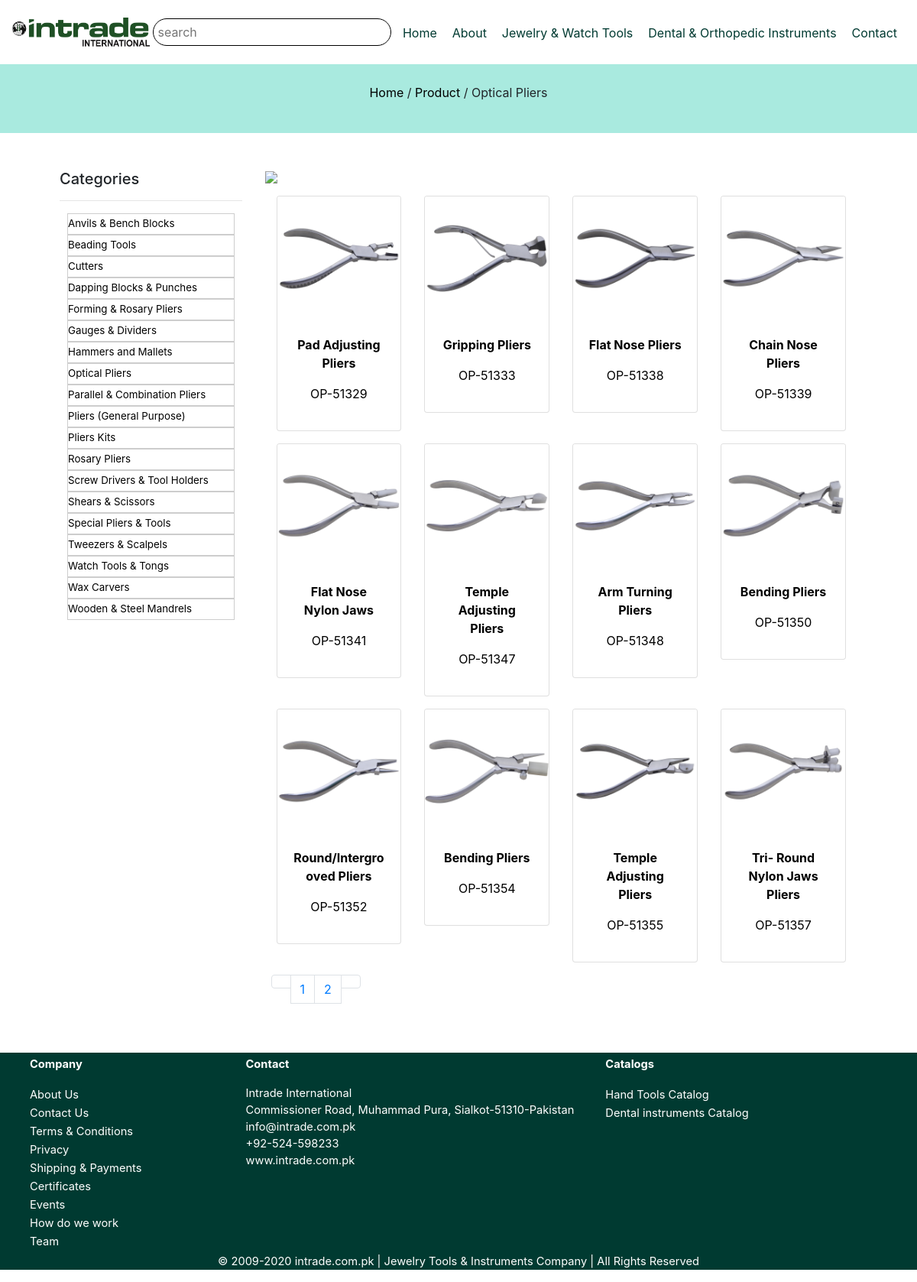
Screenshot of /index.php?page=plist&pid=7&pgno=2 with the database file from the repository.
### tables this page shows
CREATE TABLE `products` (
  `id` int(10) NOT NULL,
  `product_name` varchar(35) NOT NULL,
  `product_art` varchar(35) NOT NULL,
  `product_pageno` int(10) NOT NULL,
  `product_main_cat` varchar(35) NOT NULL,
  `product_sub_cat` varchar(35) NOT NULL,
  `smcat` text NOT NULL,
  `product_origin` varchar(150) NOT NULL,
  `product_desc` text NOT NULL,
  `product_img` blob NOT NULL,
  `product_alt` varchar(150) NOT NULL
);

CREATE TABLE `sub_categories` (
  `id` int(10) NOT NULL,
  `name` varchar(35) NOT NULL,
  `main` int(10) NOT NULL,
  `cimg` blob NOT NULL
);

### incs/plist.php (the view, shortened to what this page needs)
<div class="team">
	<?php
		if (isset($_GET['page']) == 'plist') {
			if (isset($_GET['pid'])) {
				$pid1 = $_GET['pid'];
				$q1 = "SELECT * FROM products WHERE product_sub_cat = '$pid1' LIMIT 1";
				$qres = mysqli_query($conn, $q1);
				if (mysqli_num_rows($qres) > 0) {
					while ($r1 = mysqli_fetch_assoc($qres)) {
						?>
						<p> <a href="index.php">Home</a> / <a href="index.php?page=category">Product</a> / <?php echo $r1['smcat'];?> </p>
						<?php
					}
				}else{
					echo "<p> <a href='index.php'>Home</a> / Product List </p>";
				}
			}
		?>
		<?php
		}
	?>
</div>
<div class="container p-5">
	<div class="row">
		<div class="dul col-md-3">
			<h5> Categories </h5>
			<hr>
			<ul class="navbar-nav catnav">
				<?php
					$selectSubCat = "SELECT * FROM sub_categories ORDER BY name ASC";
					$subCatRes = mysqli_query($conn, $selectSubCat);
					if (mysqli_num_rows($subCatRes) > 0) {
						while ($subCatRow = mysqli_fetch_assoc($subCatRes)) {
							?>
							<li class="nav-item"><a class="nav-link" href="index.php?page=plist&pid=<?php echo $subCatRow['id'];?>"> <?php echo $subCatRow['name'];?> </a></li>
							<?php
						}
					}
				?>
			</ul>
		</div>
		<div class="col-md-9">
			<img src="imgs/pslider.png" class="img-fluid w-100 mb-2">
			<div class="row w-100 mx-auto">
				<?php
					if (isset($_GET['pid'])) {
						$limit = 12;
						if (isset($_GET['pgno'])) {
							$pgno = $_GET['pgno'];
						}else{
							$pgno = 1;
						}
						$offset = ($pgno - 1) * $limit;
						$id = $_GET['pid'];
						$selectSubCat = "SELECT * FROM products WHERE product_sub_cat = '$id' LIMIT {$offset},{$limit}" or die(mysqli_error());
						$subCatRes = mysqli_query($conn, $selectSubCat);
						if (mysqli_num_rows($subCatRes) > 0) {
							while ($catsRow = mysqli_fetch_assoc($subCatRes)) {
								?>
								<div class="col-md-3 my-2 text-center">
									<a style="text-decoration: none;color: #000;" href="index.php?page=product&spid=<?php echo $catsRow['id'];?>">
										<div class="card">
										  <img class="card-img-top img-fluid" src="admin/uploads/products/<?php echo $catsRow['product_img'];?>" alt="Card image cap">
										  <div class="card-body">
										    <p class="card-text"><b><?php echo $catsRow['product_name'];?></b></p>
										    <p class=""><?php echo $catsRow['product_art'];?></p>
										  </div>
										</div>
									</a>
								</div>
								<?php
							}
						}else{
							echo "<p style='color: #f55;'> no related product found </p>";
						}
					}
				?>
			</div>
			<?php
				$pid = $_GET['pid'];
				$cp = "SELECT * FROM products WHERE product_sub_cat = '$pid'";
				$cpr = mysqli_query($conn, $cp);
				$cnt = mysqli_num_rows($cpr);
				$ttl_pgs = ceil($cnt / $limit);
				echo "<ul class='pagination m-2'>";
				if ($pgno > 1) {
					?>
					<li class="page-item"><a href="index.php?page=plist&pid=<?php echo $pid?>&pgno=<?php echo $pgno - 1;?>" class="page-link"><i class="fa fa-arrow-left"></i></a></li>
					<?php
				}
				for ($i=1; $i < $ttl_pgs; $i++) {
					if ($i == $pgno) {
						$active = 'pg-active';
					}else{
						$active = '';
					}
					?>
					<li class="page-item <?php echo $active;?>"><a class="page-link" href="index.php?page=plist&pid=<?php echo $pid;?>&pgno=<?php echo $i;?>"> <?php echo $i;?> </a></li>
					<?php
				}
				if ($ttl_pgs > $pgno) {
					?>
					<li class="page-item"><a href="index.php?page=plist&pid=<?php echo $pid?>&pgno=<?php echo $pgno + 1;?>" class="page-link"><i class="fa fa-arrow-right"></i></a></li>
					<?php
				}
				echo "</ul>";
			?>
		</div>
	</div>
</div>

### css/main.css (style rules this page uses)
* { margin: 0px; padding: 0px; }
.pg-active { background: #70C4B6; }
.dul li { display: block; width: 100%; padding: 0px 10px; }
.dul a { color: #000; font-size: 10pt; border: solid 1px #cdcdcd; display: block; box-sizing: border-box; padding: 3px 5px; }
.team { display: flex; flex-direction: row; justify-content: center; align-items: center; width: 100%; height: 90px; background: #A9EADF; background-size: cover; background-repeat: no-repeat; }
.team a { color: #000; }

### rows the page displays
products: smcat "Optical Pliers"
sub_categories: name "Anvils & Bench Blocks"
sub_categories: name "Beading Tools"
sub_categories: name "Cutters"
sub_categories: name "Dapping Blocks & Punches"
sub_categories: name "Forming & Rosary Pliers"
sub_categories: name "Gauges & Dividers"
sub_categories: name "Hammers and Mallets"
sub_categories: name "Optical Pliers"
sub_categories: name "Parallel & Combination Pliers"
sub_categories: name "Pliers (General Purpose)"
sub_categories: name "Pliers Kits"
sub_categories: name "Rosary Pliers"
sub_categories: name "Screw Drivers & Tool Holders"
sub_categories: name "Shears & Scissors"
sub_categories: name "Special Pliers & Tools"
sub_categories: name "Tweezers & Scalpels"
sub_categories: name "Watch Tools & Tongs"
sub_categories: name "Wax Carvers"
sub_categories: name "Wooden & Steel Mandrels"
products: product_img (picture), product_name "Pad Adjusting Pliers", product_art "OP-51329"
products: product_img (picture), product_name "Gripping Pliers", product_art "OP-51333"
products: product_img (picture), product_name "Flat Nose Pliers", product_art "OP-51338"
products: product_img (picture), product_name "Chain Nose Pliers", product_art "OP-51339"
products: product_img (picture), product_name "Flat Nose Nylon Jaws", product_art "OP-51341"
products: product_img (picture), product_name "Temple Adjusting Pliers", product_art "OP-51347"
products: product_img (picture), product_name "Arm Turning Pliers", product_art "OP-51348"
products: product_img (picture), product_name "Bending Pliers", product_art "OP-51350"
products: product_img (picture), product_name "Round/Intergrooved Pliers", product_art "OP-51352"
products: product_img (picture), product_name "Bending Pliers", product_art "OP-51354"
products: product_img (picture), product_name "Temple Adjusting Pliers", product_art "OP-51355"
products: product_img (picture), product_name "Tri- Round Nylon Jaws Pliers", product_art "OP-51357"
